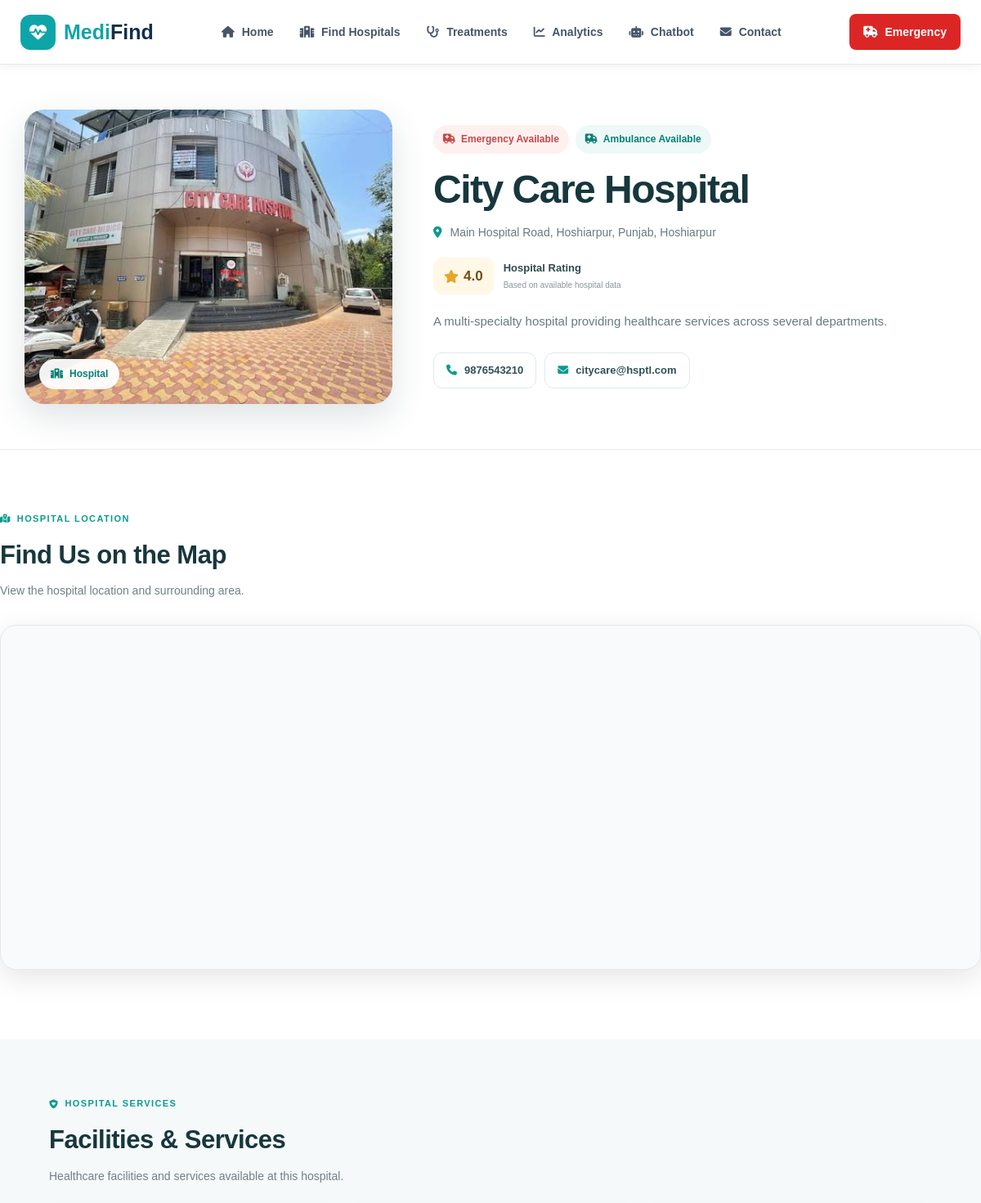
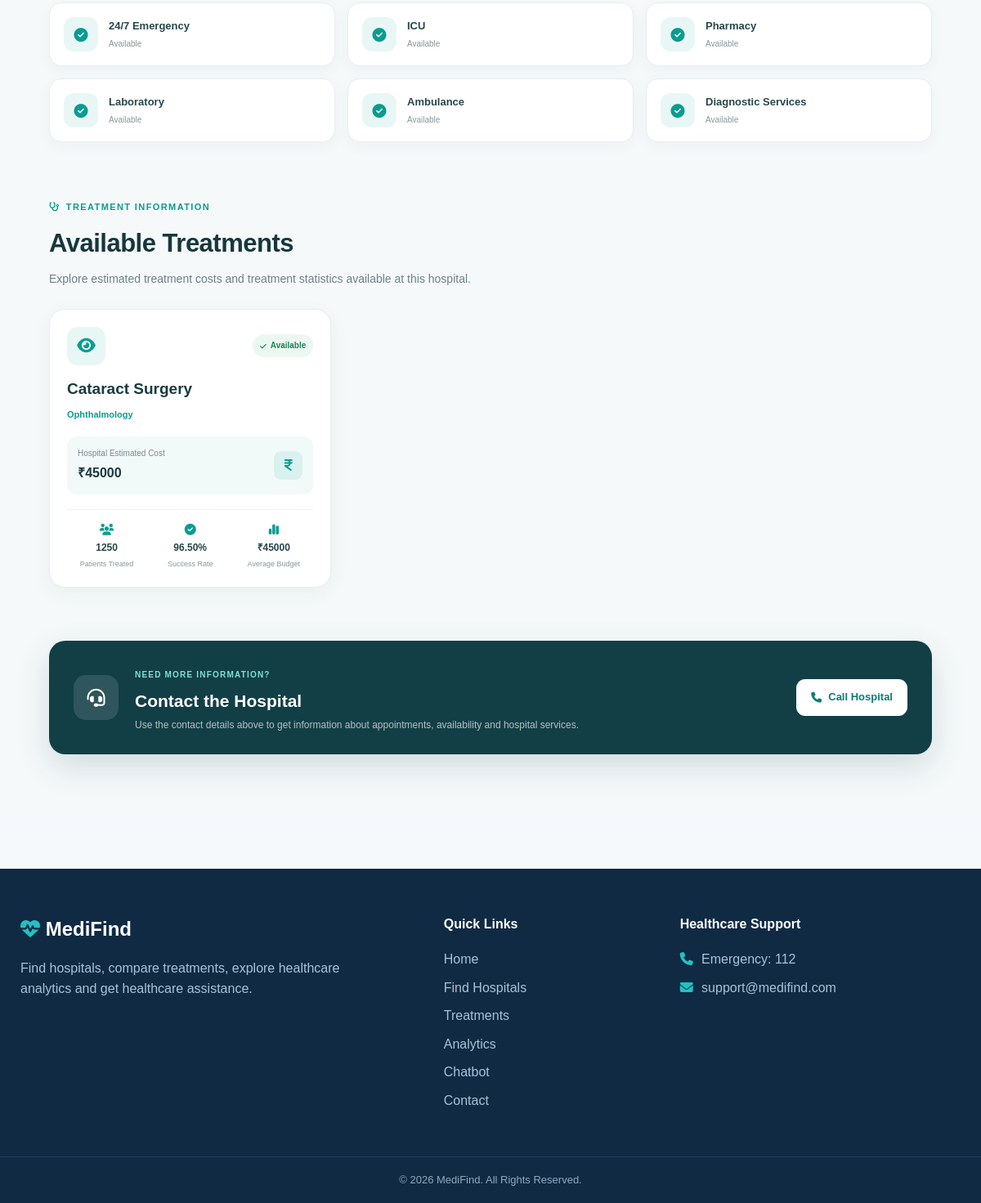
Page /hospital/1/ on the committed database (2 pictures, top to bottom).
### hospitals/models.py (models this page shows, shortened)
class Hospital(models.Model):
    name = models.CharField(max_length=200)
    city = models.CharField(max_length=100)
    area = models.CharField(max_length=150, blank=True)
    address = models.TextField()
    latitude = models.DecimalField(
        max_digits=9,
        decimal_places=6,
        blank=True,
        null=True
    )
    longitude = models.DecimalField(
        max_digits=9,
        decimal_places=6,
        blank=True,
        null=True
    )
    phone = models.CharField(max_length=20, blank=True)
    email = models.EmailField(blank=True)
    description = models.TextField()
    facilities = models.TextField(
        help_text="Enter facilities separated by commas"
    )
    emergency = models.BooleanField(default=False)
    ambulance = models.BooleanField(default=False)
    rating = models.DecimalField(
        max_digits=2,
        decimal_places=1,
        default=4.0
    )
    image = models.ImageField(
        upload_to="hospitals/",
        blank=True,
        null=True
    )
    image_name = models.CharField(
        max_length=200,
        blank=True
    )
    created_at = models.DateTimeField(
        auto_now_add=True
    )

class HospitalTreatment(models.Model):
    hospital = models.ForeignKey(
        Hospital,
        on_delete=models.CASCADE
    )
    treatment = models.ForeignKey(
        Treatment,
        on_delete=models.CASCADE
    )
    estimated_cost = models.DecimalField(
        max_digits=12,
        decimal_places=2
    )
    available = models.BooleanField(default=True)

class Treatment(models.Model):
    name = models.CharField(max_length=200)
    department = models.CharField(max_length=100)
    min_cost = models.DecimalField(
        max_digits=12,
        decimal_places=2
    )
    max_cost = models.DecimalField(
        max_digits=12,
        decimal_places=2
    )
    patients_treated = models.PositiveIntegerField(
        default=0
    )
    success_rate = models.DecimalField(
        max_digits=5,
        decimal_places=2,
        default=0
    )
    description = models.TextField()

### hospitals/views.py (the view)
def hospital_detail(request, pk):
    hospital = get_object_or_404(
        Hospital,
        pk=pk
    )
    treatments = HospitalTreatment.objects.filter(
        hospital=hospital,
        available=True
    ).select_related(
        "treatment"
    )
    facilities = [
        facility.strip()
        for facility in hospital.facilities.split(",")
        if facility.strip()
    ]
    return render(
        request,
        "hospitals/hospital_detail.html",
        {
            "hospital": hospital,
            "treatments": treatments,
            "facilities": facilities,
        }
    )

### hospitals/models.py (called while the page is built)
    def average_cost(self):
        return (self.min_cost + self.max_cost) / 2

### templates/hospitals/hospital_detail.html (shortened to what this page needs)
{% extends "hospitals/base.html" %}
{% load static %}
{% block extra_css %}
<link rel="stylesheet" href="{% static 'css/hospital-detail.css' %}">
{% endblock %}
{% block content %}
<section class="hospital-detail-page">
    <div class="hospital-detail-hero">
        <div class="hospital-detail-container">
            <div class="hospital-main-image">
                {% if hospital.image_name %}
                    <img
                        src="{% static 'images/' %}{{ hospital.image_name }}"
                        alt="{{ hospital.name }}"
                    >
                {% else %}
                    <img
                        src="{% static 'images/hospital-placeholder.jpg' %}"
                        alt="{{ hospital.name }}"
                    >
                {% endif %}
                <div class="image-overlay">
                    <i class="fa-solid fa-hospital"></i>
                    Hospital
                </div>
            </div>
            <div class="hospital-main-info">
                <div class="hospital-status-row">
                    {% if hospital.emergency %}
                    <span class="status emergency">
                        <i class="fa-solid fa-truck-medical"></i>
                        Emergency Available
                    </span>
                    {% endif %}
                    {% if hospital.ambulance %}
                    <span class="status ambulance">
                        <i class="fa-solid fa-ambulance"></i>
                        Ambulance Available
                    </span>
                    {% endif %}
                </div>
                <h1>
                    {{ hospital.name }}
                </h1>
                <div class="hospital-location">
                    <i class="fa-solid fa-location-dot"></i>
                    <span>
                        {{ hospital.address }}, {{ hospital.city }}
                    </span>
                </div>
                <div class="hospital-rating">
                    <div class="rating-number">
                        <i class="fa-solid fa-star"></i>
                        <strong>
                            {{ hospital.rating }}
                        </strong>
                    </div>
                    <div>
                        <span>Hospital Rating</span>
                        <small>Based on available hospital data</small>
                    </div>
                </div>
                <p class="hospital-description">
                    {{ hospital.description }}
                </p>
                <div class="hospital-contact">
                    {% if hospital.phone %}
                    <a href="tel:{{ hospital.phone }}">
                        <i class="fa-solid fa-phone"></i>
                        <span>
                            {{ hospital.phone }}
                        </span>
                    </a>
                    {% endif %}
                    {% if hospital.email %}
                    <a href="mailto:{{ hospital.email }}">
                        <i class="fa-solid fa-envelope"></i>
                        <span>
                            {{ hospital.email }}
                        </span>
                    </a>
                    {% endif %}
                </div>
            </div>
        </div>
    </div>
    <section class="hospital-map-section">
        <div class="hospital-section">
            <div class="section-heading">
                <span>
                    <i class="fa-solid fa-map-location-dot"></i>
                    HOSPITAL LOCATION
                </span>
                <h2>
                    Find Us on the Map
                </h2>
                <p>
                    View the hospital location and surrounding area.
                </p>
            </div>
            <div class="hospital-map-container">
                <iframe
                    src="https://www.google.com/maps?q={{ hospital.address|urlencode }},{{ hospital.city|urlencode }}&output=embed"
                    width="100%"
                    height="420"
                    style="border:0;"
                    allowfullscreen=""
                    loading="lazy"
                    title="{{ hospital.name }} location on Google Maps">
                </iframe>
            </div>
        </div>
    </section>
    <main class="hospital-detail-content">
        <section class="hospital-section">
            <div class="section-heading">
                <span>
                    <i class="fa-solid fa-shield-heart"></i>
                    HOSPITAL SERVICES
                </span>
                <h2>
                    Facilities & Services
                </h2>
                <p>
                    Healthcare facilities and services available
                    at this hospital.
                </p>
            </div>
            <div class="facility-grid">
                {% for facility in facilities %}
                <div class="facility-card">
                    <div class="facility-icon">
                        <i class="fa-solid fa-circle-check"></i>
                    </div>
                    <div>
                        <strong>
                            {{ facility }}
                        </strong>
                        <span>
                            Available
                        </span>
                    </div>
                </div>
                {% endfor %}
            </div>
        </section>
        <section class="hospital-section">
            <div class="section-heading">
                <span>
                    <i class="fa-solid fa-stethoscope"></i>
                    TREATMENT INFORMATION
                </span>
                <h2>
                    Available Treatments
                </h2>
                <p>
                    Explore estimated treatment costs and
                    treatment statistics available at this hospital.
                </p>
            </div>
            <div class="hospital-treatment-grid">
                {% for item in treatments %}
                <article class="hospital-treatment-card">
                    <div class="treatment-card-top">
                        <div class="treatment-icon">
                            {% if item.treatment.department == "Cardiology" %}
                                <i class="fa-solid fa-heart-pulse"></i>
                            {% elif item.treatment.department == "Orthopedics" %}
                                <i class="fa-solid fa-bone"></i>
                            {% elif item.treatment.department == "Neurology" %}
                                <i class="fa-solid fa-brain"></i>
                            {% elif item.treatment.department == "Dermatology" %}
                                <i class="fa-solid fa-hand-dots"></i>
                            {% elif item.treatment.department == "Pediatrics" %}
                                <i class="fa-solid fa-child"></i>
                            {% elif item.treatment.department == "Dental" %}
                                <i class="fa-solid fa-tooth"></i>
                            {% elif item.treatment.department == "Gynecology" %}
                                <i class="fa-solid fa-person-pregnant"></i>
                            {% elif item.treatment.department == "Ophthalmology" %}
                                <i class="fa-solid fa-eye"></i>
                            {% elif item.treatment.department == "Radiology" %}
                                <i class="fa-solid fa-x-ray"></i>
                            {% elif item.treatment.department == "Urology" %}
                                <i class="fa-solid fa-droplet"></i>
                            {% else %}
                                <i class="fa-solid fa-stethoscope"></i>
                            {% endif %}
                        </div>
                        <span class="available-label">
                            <i class="fa-solid fa-check"></i>
                            Available
                        </span>
                    </div>
                    <h3>
                        {{ item.treatment.name }}
                    </h3>
                    <span class="treatment-department">
                        {{ item.treatment.department }}
                    </span>
                    <div class="hospital-treatment-cost">
                        <div>
                            <span>
                                Hospital Estimated Cost
                            </span>
                            <strong>
                                ₹{{ item.estimated_cost|floatformat:0 }}
                            </strong>
                        </div>
                        <i class="fa-solid fa-indian-rupee-sign"></i>
                    </div>
                    <div class="hospital-treatment-stats">
                        <div class="treatment-stat">
                            <i class="fa-solid fa-users"></i>
                            <strong>
                                {{ item.treatment.patients_treated }}
                            </strong>
                            <span>
                                Patients Treated
                            </span>
                        </div>
                        <div class="treatment-stat">
                            <i class="fa-solid fa-circle-check"></i>
                            <strong>
                                {{ item.treatment.success_rate }}%
                            </strong>
                            <span>
                                Success Rate
                            </span>
                        </div>
                        <div class="treatment-stat">
                            <i class="fa-solid fa-chart-simple"></i>
                            <strong>
                                ₹{{ item.treatment.average_cost|floatformat:0 }}
                            </strong>
                            <span>
                                Average Budget
                            </span>
                        </div>
                    </div>
                </article>
                {% endfor %}
            </div>
        </section>
        <section class="hospital-help-card">
            <div class="help-icon">
                <i class="fa-solid fa-headset"></i>
            </div>
            <div class="help-content">
                <span>
                    NEED MORE INFORMATION?
                </span>
                <h2>
                    Contact the Hospital
                </h2>
                <p>
                    Use the contact details above to get
                    information about appointments, availability
                    and hospital services.
                </p>
            </div>
            {% if hospital.phone %}
            <a
                href="tel:{{ hospital.phone }}"
                class="help-button"
            >
                <i class="fa-solid fa-phone"></i>
                Call Hospital
            </a>
            {% endif %}
        </section>
    </main>
</section>
{% endblock %}

### static/css/base.css (style rules this page uses)
* { margin: 0; padding: 0; box-sizing: border-box; }
html { scroll-behavior: smooth; }
body { font-family: Arial, Helvetica, sans-serif; background: #f5f9fc; color: #1e293b; line-height: 1.6; }
a { text-decoration: none; color: inherit; }
main { min-height: 70vh; }

### rows in the picture
Hospital: image_name (picture), name "City Care Hospital", address "Main Hospital Road, Hoshiarpur, Punjab", city "Hoshiarpur", rating "4.0", description "A multi-specialty hospital providing healthcare services across several departments.", phone "9876543210", email "citycare@hsptl.com"
HospitalTreatment: treatment.name "Cataract Surgery", treatment.department "Ophthalmology", estimated_cost "45000", treatment.patients_treated "1250", treatment.success_rate "96.50", treatment.average_cost "45000"

### other values in the picture
{{ facility }} "24/7 Emergency" "ICU" "Pharmacy" "Laboratory" "Ambulance" "Diagnostic Services"
